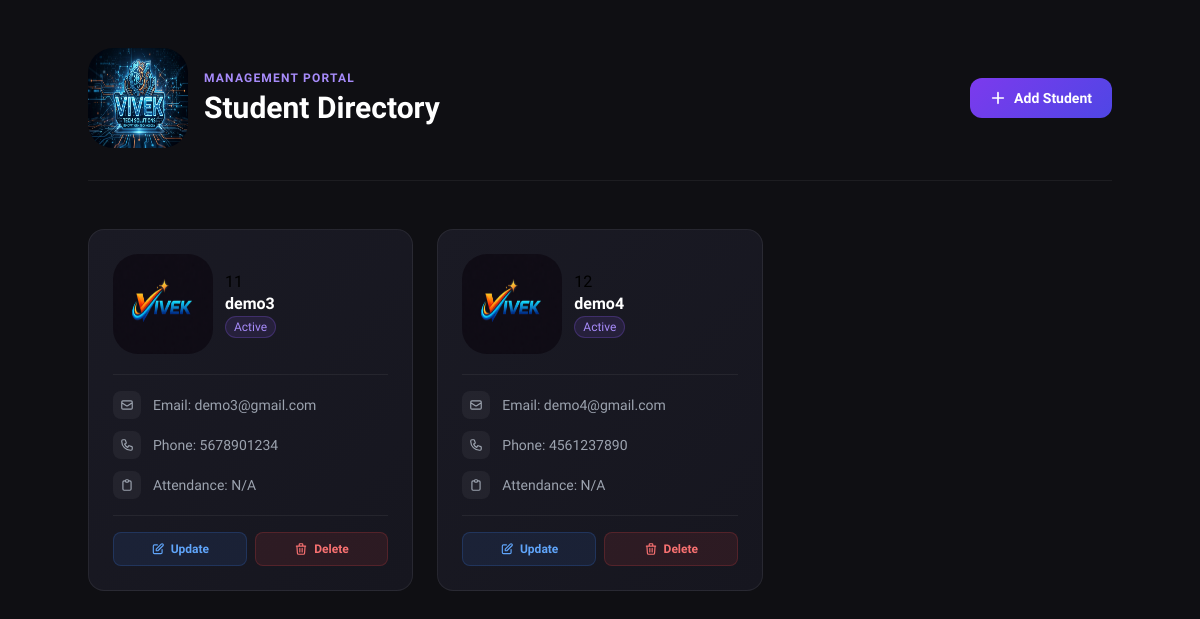
Before: /student/std/ with the older database file.
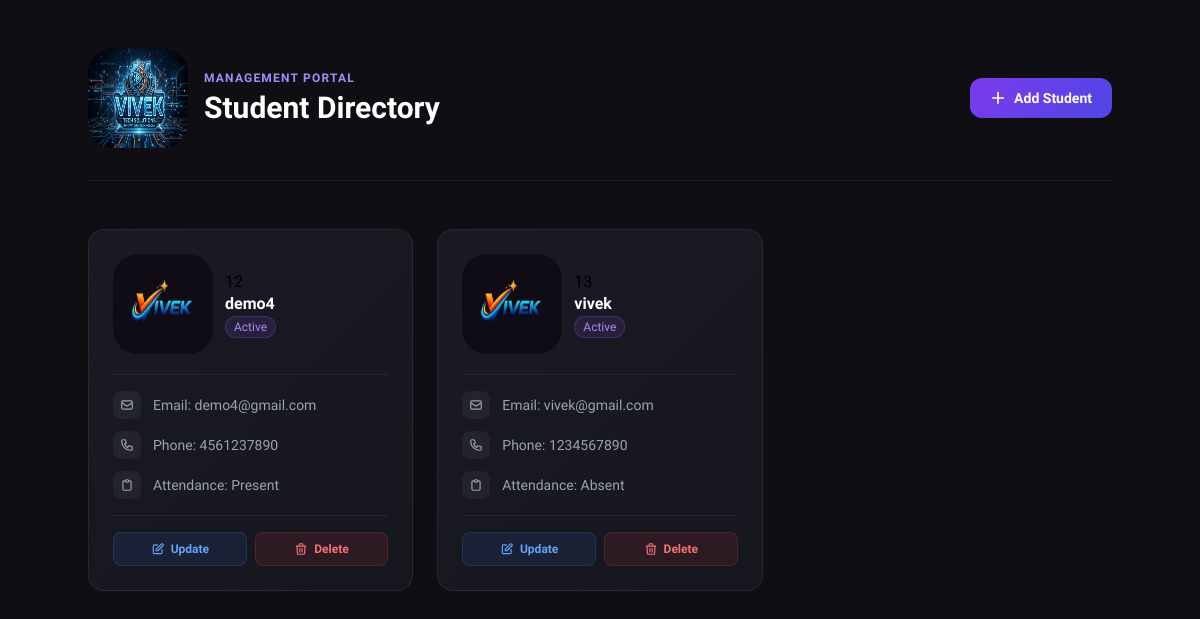
After: the same page with the newer database file.
### student/models.py (models this page shows)
class Student(models.Model):
    name = models.CharField(max_length=100)
    email = models.EmailField()
    phone_number = models.CharField(max_length=13)

class Attendance(models.Model):
    SUBJECT_CHOICE = (
        ("Hindi", "Hindi"),
        ("Science", "Science"),
        ("Maths", "Maths")
    )
    STATUS_CHOICE = (
        ("Present", "Present"),
        ("Absent", "Absent")
    )
    student = models.ForeignKey(Student, on_delete=models.CASCADE, null=True)
    subject = models.CharField(max_length=15, choices=SUBJECT_CHOICE)
    data = models.DateField()
    status = models.CharField(max_length=10, choices=STATUS_CHOICE)

### student/views.py (the view)
# urls.py: path("std/", views.student_home, name="student_home"),
def student_home(request):
    students_data = Student.objects.all()
    attendance = Attendance.objects.all()
    data = {
        "students_data": students_data,
        "attendance": attendance
    }
    return render(request, "student/student_home.html", data)

### templates/student/student_home.html (shortened to what the changed rows need)
{% load static %}
<!DOCTYPE html>
<html lang="en">
<head>
  <script src="https://cdn.tailwindcss.com"></script>
</head>
<body class="min-h-screen px-6 py-12">
  <div class="max-w-5xl mx-auto mb-12">
    <div class="flex items-center justify-between">
      <div class="flex items-center gap-4">
        <div>
          <h1 class="text-3xl font-bold text-white">Student Directory</h1>
        </div>
      </div>
    </div>
  </div>
  <div class="max-w-5xl mx-auto grid grid-cols-1 md:grid-cols-2 lg:grid-cols-3 gap-6">
    {% for student in students_data %}
    <div class="card rounded-2xl p-6">
      <div class="flex items-start justify-between mb-5">
        <div class="flex items-center gap-3">
    <img src="{% static 'img/logo.png' %}" alt="logo" class="logo">
          <div>
            <h1>
              {{ student.id }}
            </h1>
            <h2 class="text-white font-semibold text-base leading-tight">{{ student.name }}</h2>
            <span class="badge text-xs px-2 py-0.5 rounded-full font-medium mt-0.5 inline-block">Active</span>
          </div>
        </div>
      </div>
      <hr class="divider border-t mb-4"/>
      <div class="space-y-3">
        <div class="flex items-center gap-3">
          <div class="w-7 h-7 rounded-lg bg-white/5 flex items-center justify-center flex-shrink-0">
            <svg class="w-3.5 h-3.5 text-gray-400" fill="none" stroke="currentColor" stroke-width="2" viewBox="0 0 24 24">
              <path stroke-linecap="round" stroke-linejoin="round" d="M3 8l7.89 5.26a2 2 0 002.22 0L21 8M5 19h14a2 2 0 002-2V7a2 2 0 00-2-2H5a2 2 0 00-2 2v10a2 2 0 002 2z"/>
            </svg>
          </div>
          <span class="text-gray-400 text-sm truncate">Email: {{student.email}}</span>
        </div>
        <div class="flex items-center gap-3">
          <div class="w-7 h-7 rounded-lg bg-white/5 flex items-center justify-center flex-shrink-0">
          </div>
<div class="flex items-center gap-3">
  <div class="text-gray-400 text-sm">Phone: {{student.phone_number}}</div>
</div>
        </div>
<div class="flex items-center gap-3">
  <div class="w-7 h-7 rounded-lg bg-white/5 flex items-center justify-center flex-shrink-0">
    <svg class="w-3.5 h-3.5 text-gray-400" fill="none" stroke="currentColor" stroke-width="2" viewBox="0 0 24 24">
      <path stroke-linecap="round" stroke-linejoin="round" d="M9 5H7a2 2 0 00-2 2v12a2 2 0 002 2h10a2 2 0 002-2V7a2 2 0 00-2-2h-2M9 5a2 2 0 002 2h2a2 2 0 002-2M9 5a2 2 0 012-2h2a2 2 0 012 2"/>
    </svg>
  </div>
{% for att in student.attendance_set.all %}
  <span class="text-gray-400 text-sm">Attendance: {{att.status }}</span>
  {% empty %}
  <span class="text-gray-400 text-sm">Attendance: N/A</span>
  {% endfor %}
</div>
      </div>
      <hr class="divider border-t my-4"/>
      <div class="flex gap-2">
        <a href="{% url 'update_student' student.id %}" class="btn-edit flex-1 py-2 rounded-lg text-xs font-semibold flex items-center justify-center gap-1.5">
          <svg class="w-3.5 h-3.5" fill="none" stroke="currentColor" stroke-width="2" viewBox="0 0 24 24"><path stroke-linecap="round" stroke-linejoin="round" d="M11 5H6a2 2 0 00-2 2v11a2 2 0 002 2h11a2 2 0 002-2v-5m-1.414-9.414a2 2 0 112.828 2.828L11.828 15H9v-2.828l8.586-8.586z"/></svg>
          Update
        </a>
        <a href="{% url 'delete_student' student.id %}" class="btn-delete flex-1 py-2 rounded-lg text-xs font-semibold flex items-center justify-center gap-1.5">
          <svg class="w-3.5 h-3.5" fill="none" stroke="currentColor" stroke-width="2" viewBox="0 0 24 24"><path stroke-linecap="round" stroke-linejoin="round" d="M19 7l-.867 12.142A2 2 0 0116.138 21H7.862a2 2 0 01-1.995-1.858L5 7m5 4v6m4-6v6m1-10V4a1 1 0 00-1-1h-4a1 1 0 00-1 1v3M4 7h16"/></svg>
          Delete
      </a>
      </div>
    </div>
    {% endfor %}
  </div>
</body>
</html>

Changed rows visible on the page:
removed Student: id "11", name "demo3", email "demo3@gmail.com", phone_number "5678901234"
shown differently, row unchanged: Student "demo4": no longer shows "Attendance: N/A"
added Attendance: status "Present", shown under Student "demo4"
added Student: id "13", name "vivek", email "vivek@gmail.com", phone_number "1234567890"
added Attendance: status "Absent", shown under "13"
